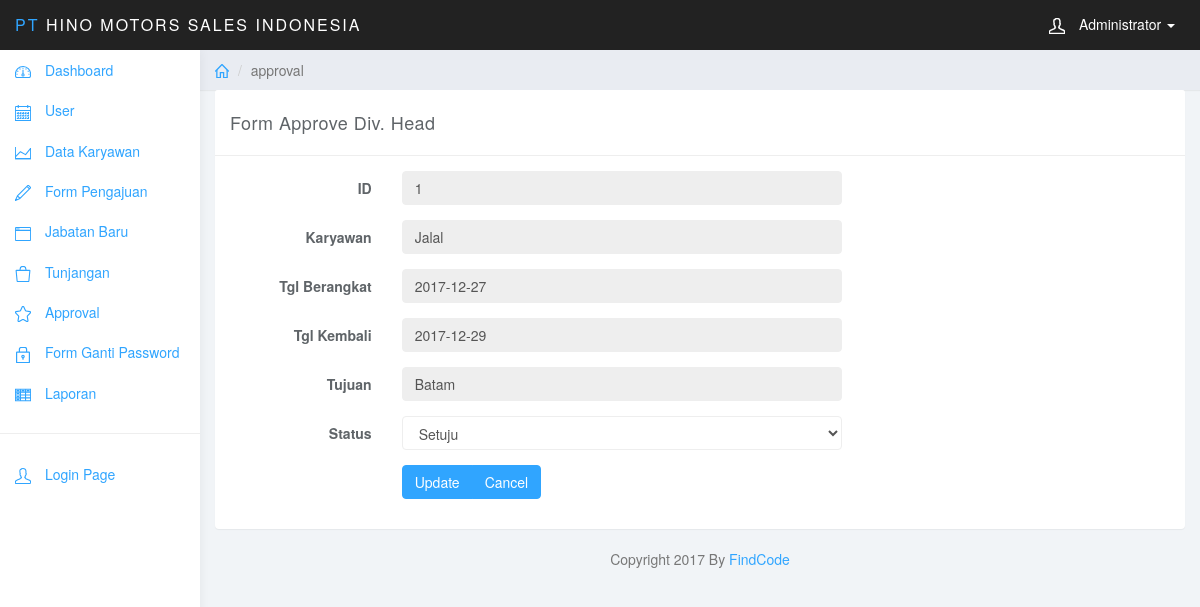
Page /index.php?page=approval&id=1 (signed in) on the earlier database version.
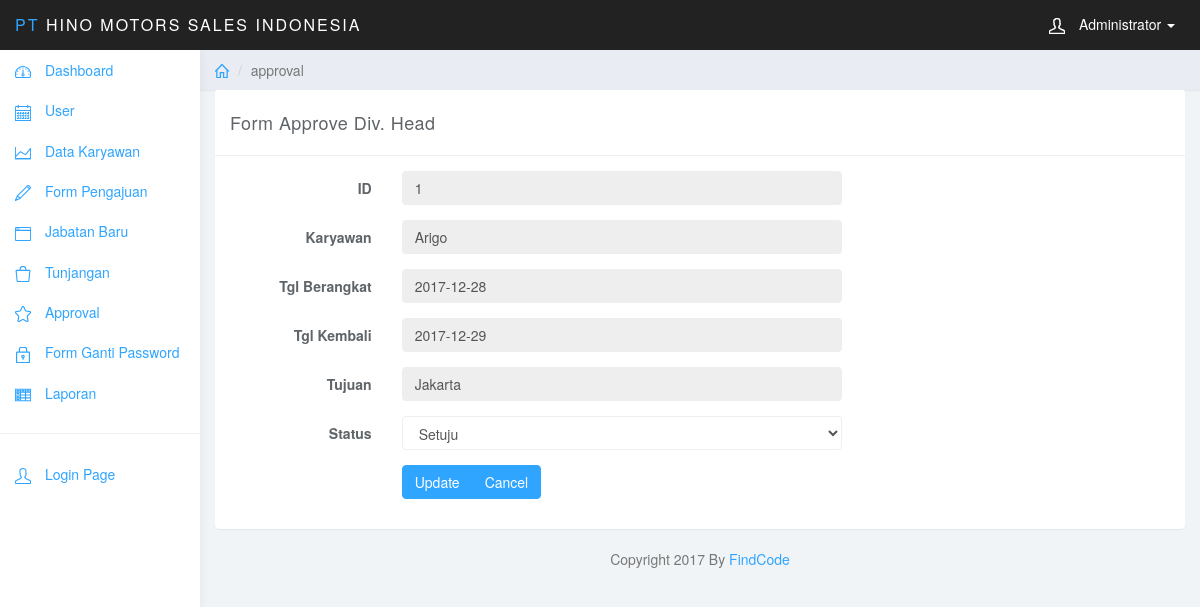
Same page on the later database version.
### tables this page shows
CREATE TABLE IF NOT EXISTS `pengajuan_tb` (
`id` int(11) NOT NULL,
  `nik` int(20) NOT NULL,
  `tg_berangkat` date NOT NULL,
  `tg_pulang` date NOT NULL,
  `tujuan` varchar(255) NOT NULL,
  `u_saku` double NOT NULL,
  `u_hotel` double NOT NULL,
  `u_trans` double NOT NULL,
  `app_divhead` varchar(20) NOT NULL,
  `app_finance` varchar(20) NOT NULL,
  `CreatedDate` date DEFAULT NULL,
  `AppDateFin` date DEFAULT NULL,
  `AppDateDiv` date DEFAULT NULL,
  `AppFin` varchar(20) DEFAULT NULL,
  `AppDiv` varchar(20) DEFAULT NULL
);

CREATE TABLE IF NOT EXISTS `karyawan_tb` (
  `nik` int(20) NOT NULL,
  `nama` varchar(50) NOT NULL,
  `jabatan` int(11) NOT NULL,
  `divisi` varchar(20) NOT NULL
);

### page/approval.php (the view, shortened to what this page needs)
<?php
$id = $_GET['id'];
$r = $con->query("SELECT pengajuan_tb.*,karyawan_tb.nama FROM pengajuan_tb INNER JOIN karyawan_tb ON pengajuan_tb.nik = karyawan_tb.nik WHERE pengajuan_tb.id = '$id'");
foreach ($r as $rr) {
	$appadmin = $rr['app_divhead'];
    ?>
    <div class="panel panel-default">
        <div class="panel-heading">Form Approve Div. Head</div>
        <div class="panel-body">
            <div class="col-lg-8">
                <form class="form-horizontal" action="act/apup.php?id=<?php echo $id; ?>" method="post">
                    <div class="form-group">
                        <label for="" class="control-label col-sm-3">ID</label>
                        <div class="col-sm-9">
                            <input type="text" name="username" class="form-control" value="<?php echo $id ?>" readonly>
                        </div>
                    </div>
                    <div class="form-group">
                        <label for="" class="control-label col-sm-3">Karyawan</label>
                        <div class="col-sm-9">
                            <input type="text" name="karyawan" class="form-control"
                                   value="<?php echo ucfirst($rr['nama']); ?>" readonly>
                        </div>
                    </div>
                    <div class="form-group">
                        <label for="" class="control-label col-sm-3">Tgl Berangkat</label>
                        <div class="col-sm-9">
                            <input type="text" name="tgb" class="form-control"
                                   value="<?php echo $rr['tg_berangkat']; ?>" readonly>
                        </div>
                    </div>
                    <div class="form-group">
                        <label for="" class="control-label col-sm-3">Tgl Kembali</label>
                        <div class="col-sm-9">
                            <input type="text" name="tgp" class="form-control" value="<?php echo $rr['tg_pulang']; ?>" readonly>
                        </div>
                    </div>
                    <div class="form-group">
                        <label for="" class="control-label col-sm-3">Tujuan</label>
                        <div class="col-sm-9">
                            <input type="text" name="tuj" class="form-control" value="<?php echo $rr['tujuan']; ?>" readonly>
                        </div>
                    </div>
                    <div class="form-group">
                        <label for="" class="control-label col-sm-3">Status</label>
                        <div class="col-sm-9">
                            <select class="form-control" name="sts">
                                <option value="setuju" <?php if($appadmin=='setuju'){echo "selected"; } ?> >Setuju</option>
                            </select>
                        </div>
                    </div>
                    <div class="form-group">
                        <div class="btn-group col-sm-9 col-sm-offset-3">
                            <button class="btn btn-primary" type="submit">Update</button>
                            <a class="btn btn-primary" onclick="history.go(-1);return false;">Cancel</a>
                        </div>
                    </div>
                </form>
            </div>
            <div class="col-lg-4">
            </div>
        </div>
    </div>
    <?php
} ?>

Differences in the rows shown:
changed pengajuan_tb "Setuju": karyawan "Jalal" → "Arigo"; tgb "2017-12-27" → "2017-12-28"; tuj "Batam" → "Jakarta"
